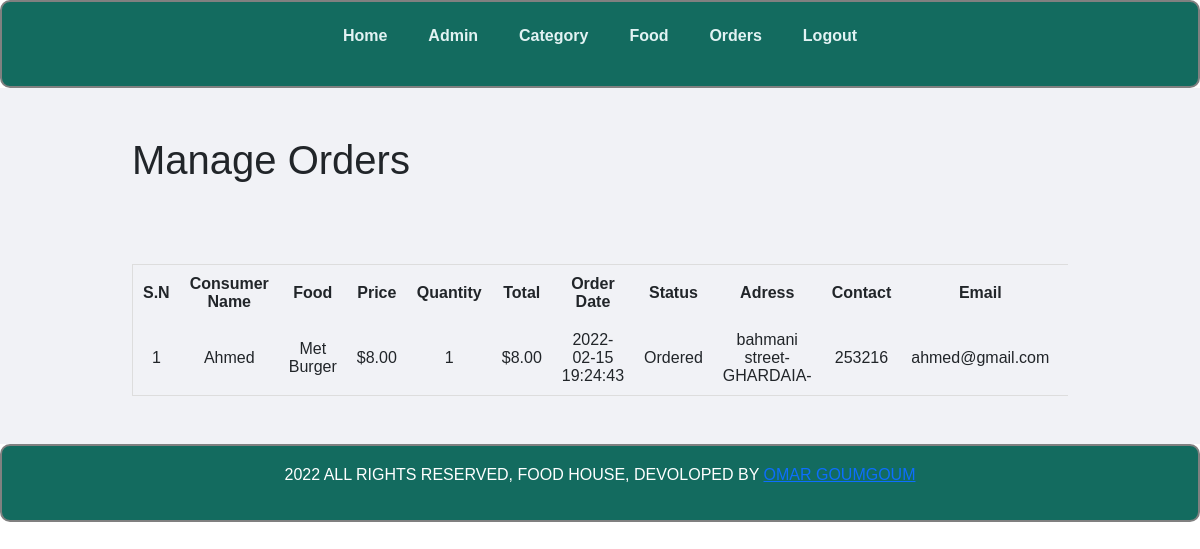
Page /admin/manager-order.php (signed in) on the committed database.
### tables this page shows
CREATE TABLE `orders` (
  `id` int(10) UNSIGNED NOT NULL,
  `consumer_name` varchar(150) NOT NULL,
  `qty` int(100) NOT NULL,
  `price` decimal(10,2) NOT NULL,
  `total` decimal(10,2) NOT NULL,
  `consumer_contact` int(20) NOT NULL,
  `consumer_email` varchar(100) NOT NULL,
  `consumer_adress` varchar(150) NOT NULL,
  `food` varchar(150) NOT NULL,
  `status` varchar(50) NOT NULL,
  `orderdate` datetime NOT NULL
);

### admin/manager-order.php (the view, shortened to what this page needs)
<?php include("partials/menu.php"); ?>
    <div class="main-content">
        <div class="wrapper">
        <h1>Manage Orders</h1>
          <br/> <br/> <br/>
          <div style="overflow-x: auto;" >
          <table class="tbl-full">
             <tr>
                <th>S.N</th>
                <th>Consumer Name</th>
                <th>Food</th>
                <th>Price</th>
                <th>Quantity</th>
                <th>Total</th>
                <th>Order Date</th>
                <th>Status</th>
                <th>Adress</th>
                <th>Contact</th>
                <th>Email</th>
                <th>Action</th>
             </tr>
             <?php
             $sql="SELECT*FROM orders ORDER BY id DESC";
             $res=mysqli_query($conn,$sql);
             $count=mysqli_num_rows($res);
             if($count>0)
             {
                $sn=1;
                while($row=mysqli_fetch_assoc($res))
                {
                   $consumer_name=$row['consumer_name'];
                   $food_title=$row['food'];
                   $price=$row['price'];
                   $qty=$row['qty'];
                   $totale=$row['total'];
                   $date=$row['orderdate'];
                   $status=$row['status'];
                   $adress=$row['consumer_adress'];
                   $contact=$row['consumer_contact'];
                   $email=$row['consumer_email'];
                   ?>
               <tr>
                   <td><?php echo $sn++ ?></td>
                  <td><?php echo $consumer_name; ?></td>
                  <td><?php echo $food_title; ?></td>
                  <td>$<?php echo $price; ?></td>
                  <td><?php echo $qty; ?></td>
                  <td>$<?php echo $totale; ?></td>
                  <td><?php echo $date; ?></td>
                           <td><?php if($status=="Ordered")
                           {
                              echo "<label>$status</label>";
                           }
                           elseif($status=="On Delivry")
                           {
                              echo "<label style='color:orange;'>$status</label>";
                           }
                           elseif($status=="Delivred")
                           {
                              echo "<label style='color:green;'>$status</label>";
                           }
                           elseif($status=="Cancelled")
                           {
                              echo "<label style='color:red;'>$status</label>";
                           }
                           ?></td>
                  <td><?php echo $adress; ?></td>
                  <td><?php echo $contact; ?></td>
                  <td><?php echo $email; ?></td>
                  <td>
                  </td>
               </tr>
                   <?php
                }
             }
             else
             {
                echo "<div>There is not any avalibale order</div>";
             }
             ?>
          </table>
          </div>
        </div>
    </div>
<?php include("partials/footer.php"); ?>

### css/admin.css (style rules this page uses)
* { margin: 0; padding: 0; font-family: Arial, Helvetica, sans-serif; }
.wrapper { padding: 1%; width: 80%; margin: 0 auto; }
.tbl-full { width: 100%; }
table, td, th { border: 1px solid #ddd; text-align: center; }
table { border-collapse: collapse; width: 100%; }
th, td { padding: 10px; text-align: center; }
.main-content { background-color:#f1f2f6 ; padding: 3% 0; }

### rows in the picture
orders: consumer_name "Ahmed", food "Met Burger", price "8.00", qty "1", total "8.00", orderdate "2022-02-15 19:24:43", status "Ordered", consumer_adress "bahmani street-GHARDAIA-", consumer_contact "253216", consumer_email "ahmed@gmail.com"
